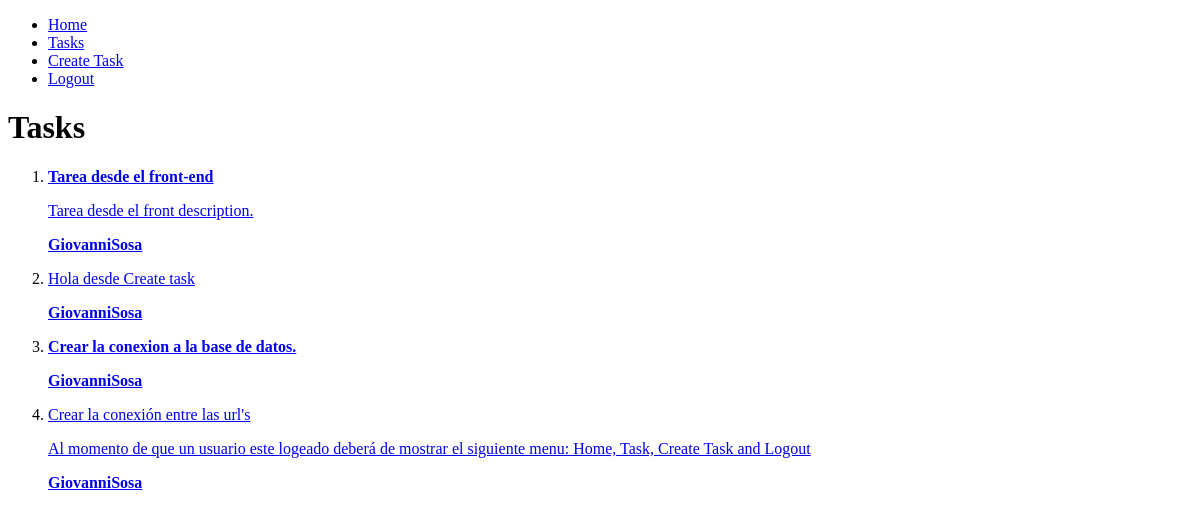
/tasks/ (signed in), run on an earlier commit of the app's database.
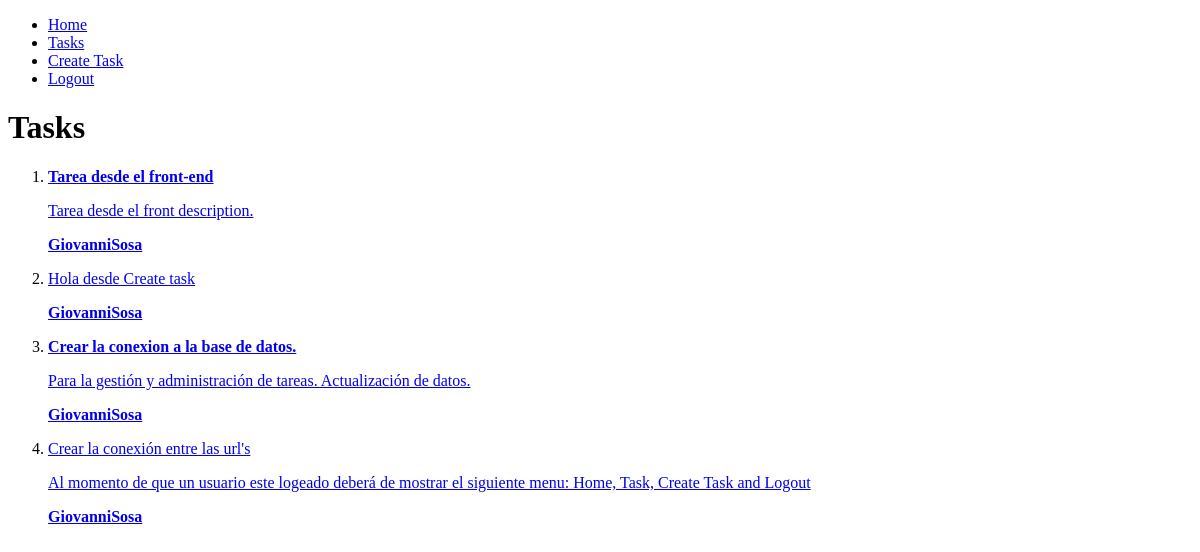
And on a later commit of the database.
### tasks/models.py (models this page shows, shortened)
class Task(models.Model):
    title = models.CharField(max_length=200)
    description = models.TextField(blank=True)
    created = models.DateTimeField(auto_now_add=True)
    datecompleted = models.DateTimeField(null=True, blank=True) #blanck=True indica que es opcional solo el admin y no en la base de datos
    important = models.BooleanField(default=False)
    user = models.ForeignKey(User, on_delete=models.CASCADE) #elimina datos en cascada

### tasks/views.py (the view)
# urls.py: path('tasks/', views.tasks, name='tasks'),
def tasks(request):
    tasks = Task.objects.filter(user=request.user, datecompleted__isnull=True)
    return render(request, 'tasks.html',{'tasks':tasks})

### tasks/templates/tasks.html (shortened to what this page needs)
{% extends "base.html" %}
{% block content %}
<h1>Tasks</h1>
<ol>
    {% for task in tasks %}
     <li>
        <a href='{% url "task_detail" task.id%}'>
            {% if task.important %}
            <strong>{{task.title}}</strong>
            {% else %}
                {{task.title}}
            {% endif %}
            <p>{{task.description}}</p>
            <p><strong>{{task.user.username}}</strong></p>
        </a>
     </li>
    {% endfor %}
</ol>
{% endblock  %}

What changed in the data, as far as the page shows it:
changed Task "Crear la conexion a la base de datos.": description (not shown) → "Para la gestión y administración de tareas. Actualización de datos."
